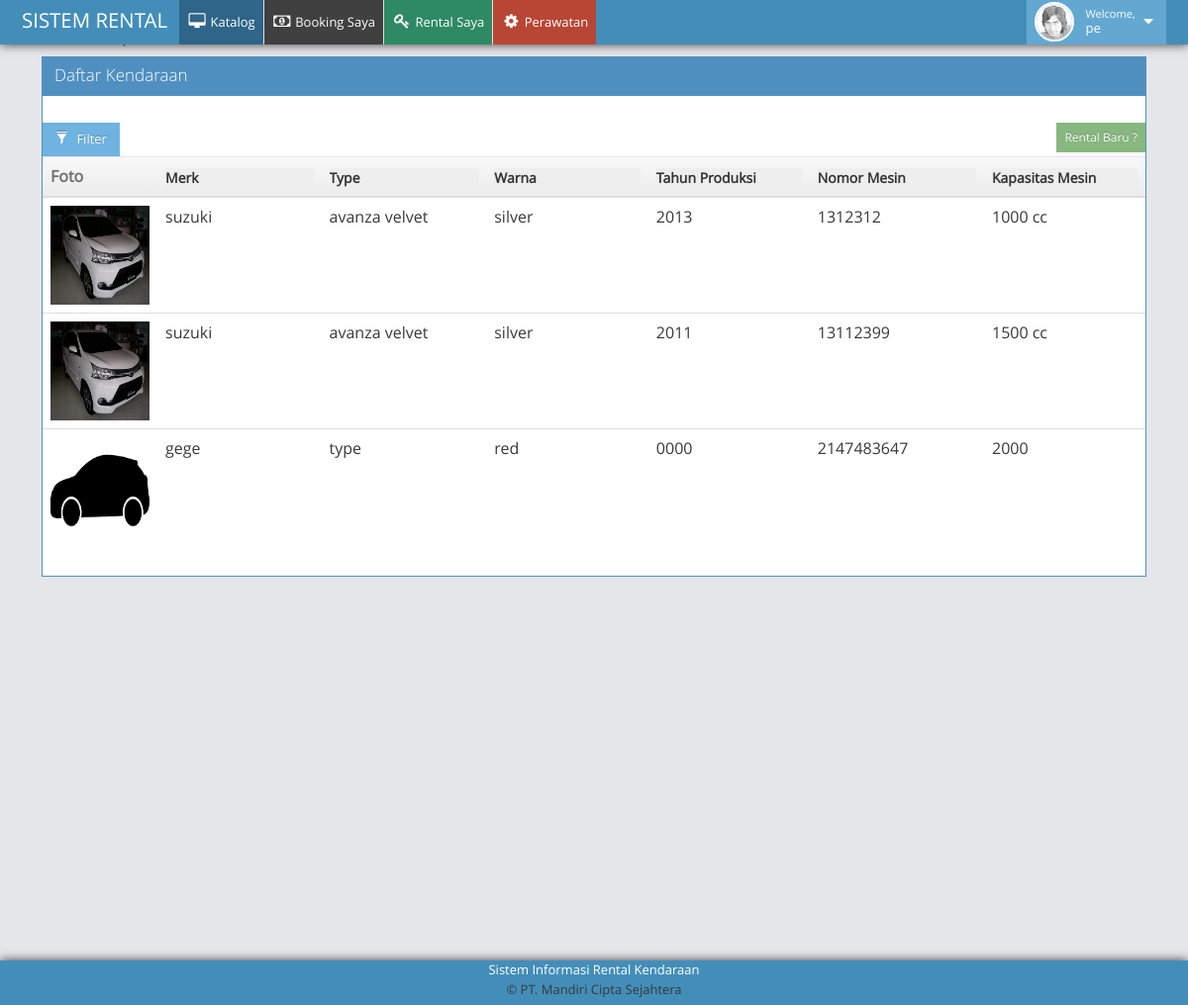
Page /?user=pelanggan_dashboard&all (signed in) on the committed database.
### tables this page shows
CREATE TABLE `pengguna` (
  `username` varchar(100) NOT NULL,
  `password` varchar(100) DEFAULT NULL,
  `hak_akses` enum('administrator','manager','pelanggan') DEFAULT NULL,
  `foto` varchar(255) DEFAULT NULL,
  `created_at` timestamp NOT NULL DEFAULT CURRENT_TIMESTAMP,
  `updated_at` timestamp NOT NULL DEFAULT CURRENT_TIMESTAMP ON UPDATE CURRENT_TIMESTAMP
);

CREATE TABLE `kendaraan` (
  `id_kendaraan` int(12) NOT NULL,
  `foto` text NOT NULL,
  `no_polisi` varchar(10) DEFAULT NULL,
  `merk` varchar(20) DEFAULT NULL,
  `type` varchar(30) DEFAULT NULL,
  `warna` varchar(15) DEFAULT NULL,
  `tahun_produksi` year(4) DEFAULT NULL,
  `no_mesin` int(17) DEFAULT NULL,
  `kapasitas_mesin` varchar(10) DEFAULT NULL,
  `biaya_sewa_kendaraan` int(11) NOT NULL,
  `status_kendaraan` enum('tersedia','rental') DEFAULT 'tersedia',
  `created_at` timestamp NOT NULL DEFAULT CURRENT_TIMESTAMP,
  `updated_at` timestamp NOT NULL DEFAULT CURRENT_TIMESTAMP ON UPDATE CURRENT_TIMESTAMP
);

### config/conn.php (called while the page is built, shortened)
<?php
$Pengguna = 'select * from pengguna ';
$Kendaraan = 'select * from kendaraan ';
?>

### config/user.php (called while the page is built)
<?php
  include 'conn.php';
  $user = $_SESSION['SES_rentalkendaraan'];
  $sql = $Pengguna."where username = '$user' " ;
  $query = mysqli_query($conn,$sql);
  $r = mysqli_fetch_array($query);
  $hak_akses = $r['hak_akses'];
  $username = $r['username'];
 ?>

### pages/pelanggan/pelanggan_dashboard.php (the view, shortened to what this page needs)
<div class="container">
	<div class="col-sm-12">
					<div class="widget-box widget-color-blue2	">
						<div class="widget-header">
							<h4 class="widget-title lighter smaller">Daftar Kendaraan</h4>
						</div>
						<?php
						$sql = $Kendaraan." where status_kendaraan = 'tersedia'";
						$execute = mysqli_query($conn,$sql);
						 ?>
						<div class="widget-body">
							<div class="widget-main">
								<div class="row">
										<div class="filterable">
												<button class="btn btn-info btn-sm btn-filter"><span class="glyphicon glyphicon-filter"></span> Filter</button>
												<div class="pull-right">
													<a href="?user=newrental" type="button" class="btn btn-success btn-xs">
														Rental Baru ?
													</a>
												</div>
													<table class="table">
														<thead>
															<tr class="filters">
																<th>Foto</th>
																<th><input type="text" class="form-control" placeholder="Merk" disabled></th>
																<th><input type="text" class="form-control" placeholder="Type" disabled></th>
																<th><input type="text" class="form-control" placeholder="Warna" disabled></th>
																<th><input type="text" class="form-control" placeholder="Tahun Produksi" disabled></th>
																<th><input type="text" class="form-control" placeholder="Nomor Mesin" disabled></th>
																<th><input type="text" class="form-control" placeholder="Kapasitas Mesin" disabled></th>
															</tr>
														</thead>
														<tbody>
															<?php foreach ($execute as $r): ?>
																<tr>
																	<?php if ($r['foto']): ?>
																		<td><img style="height:100px ; width:100px"src="assets/images/kendaraan/<?= $r['foto']?>" alt="<?= $r['foto']?>"></td>
																	<?php else: ?>
																		<td><img style="height:100px ; width:100px"src="assets/images/kendaraan/default.png" alt="default.png"></td>
																	<?php endif; ?>
																	<td><?= $r['merk']?></td>
																	<td><?= $r['type']?></td>
																	<td><?= $r['warna']?></td>
																	<td><?= $r['tahun_produksi']?></td>
																	<td><?= $r['no_mesin']?></td>
																	<td><?= $r['kapasitas_mesin']?></td>
																</tr>
															<?php endforeach; ?>
														</tbody>
													</table>
										</div>
								</div>
							</div>
						</div>
				</div>
			</div>
</div>

### index.php (shortened to what this page needs)
<html lang="en">
<head>
    <?php include 'config/conn.php'; ?>
    <link rel="stylesheet" href="assets/css/bootstrap.min.css" />
    <link rel="stylesheet" href="assets/font-awesome/4.5.0/css/font-awesome.min.css" />
    <link rel="stylesheet" href="assets/css/jack-listview.css" />
    <link rel="stylesheet" href="assets/css/jack-panelfilter.css" />
    <link rel="stylesheet" href="assets/css/ace.min.css" class="ace-main-stylesheet" id="main-ace-style" />
    <link rel="stylesheet" href="assets/css/ace-skins.min.css" />
    <link rel="stylesheet" href="assets/css/ace-rtl.min.css" />
    <link rel="stylesheet" href="assets/css/bootstrap.min.css" />
    <link rel="stylesheet" href="assets/font-awesome/4.5.0/css/font-awesome.min.css" />
    <link rel="stylesheet" href="assets/css/ace.min.css" class="ace-main-stylesheet" id="main-ace-style" />
    <link rel="stylesheet" href="assets/css/ace-skins.min.css" />
    <link rel="stylesheet" href="assets/css/ace-rtl.min.css" />
</head>
<body class="no-skin">
    <?php
        require_once 'pages/navbar.php';
        ?>
        <div class="main-content">
            <?php require_once 'routing/master.php';?>
        </div>
        <?php  require_once 'pages/footbar.php';?>
</body>
</html>

### pages/navbar.php (shortened to what this page needs)
<?php if (isset($_SESSION['SES_rentalkendaraan'])): ?>
<div id="navbar" class="navbar navbar-fixed-top ace-save-state box-shadow">
    <div class="navbar-container ace-save-state" id="navbar-container">
        <div class="navbar-header pull-left">
            <a href="index.html" class="navbar-brand">
                <small>
                  SISTEM RENTAL
               </small>
            </a>
        </div>
        <div class="collapse navbar-collapse" id="myNavbar">
          <?php include 'config/user.php'; ?>
          <ul class="nav ace-nav pull-right">
              <li class="light-blue dropdown-modal">
                  <a data-toggle="dropdown" href="#" class="dropdown-toggle">
                      <img class="nav-user-photo" src="assets/images/avatars/user.jpg" alt="Jason's Photo" />
                      <span class="user-info">
                         <small>Welcome,</small>
                         <?php echo $username ?>
                      </span>
                      <i class="ace-icon fa fa-caret-down"></i>
                  </a>
              </li>
          </ul>
            <?php if ($hak_akses == 'administrator') : ?>
              <ul class="nav ace-nav">
                  <li class="active"><a href="?user=admin_dashboard">Home</a></li>
                  <li class="green">
                      <a href="?user=pengguna" aria-expanded="true">
                          <i class="ace-icon fa fa-user"></i> Pengguna
                      </a>
                  </li>
              </ul>
            <?php elseif($hak_akses == 'pelanggan') : ?>
              <ul class="nav ace-nav">
                  <li class="active"><a href="?user=pelanggan_dashboard&all"><i class="ace-icon fa fa-desktop"></i> Katalog</a></li>
                  <li class="dark">
                      <a href="?user=rental_saya&booking" aria-expanded="true">
                          <i class="ace-icon fa fa-money"></i> Booking Saya
                      </a>
                  </li>
                  <li class="green">
                      <a href="?user=rental_saya&rental" aria-expanded="true">
                          <i class="ace-icon fa fa-key"></i> Rental Saya
                      </a>
                  </li>
                  <li class="red">
                      <a href="?user=perawatan_saya" aria-expanded="true">
                          <i class="ace-icon fa fa-cog"></i> Perawatan
                      </a>
                  </li>
              </ul>
            <?php endif; ?>
        </div>
    </div>
</div>
<h3>navbar fixtop</h3>
<?php endif; ?>

### routing/master.php (shortened to what this page needs)
<?php
if (isset($_SESSION['SES_rentalkendaraan'])) {
  include 'config/user.php';
  if ($hak_akses == 'administrator') {
    require_once 'administrator_routing.php';
  }
  else if ($hak_akses == 'manager') {
    require_once 'manager_routing.php';
  }
  else {
    require_once 'pelanggan_routing.php';
  }
}
?>

### routing/pelanggan_routing.php (shortened to what this page needs)
<?php
if ($_GET) {
	switch ($_GET['user']) {
		case 'pelanggan_dashboard':
			include $pelanggan_dir.'pelanggan_dashboard.php';
		break;
	}
}
 ?>

### pages/footbar.php
<div id="navbar" class="navbar navbar-fixed-bottom ace-save-state box-shadow">
	 <div class="center">
		<span class="white">Sistem Informasi Rental Kendaraan</span>
		<br>
		&copy; PT. Mandiri Cipta Sejahtera
	 </div>
</div>

### assets/css/jack-listview.css (style rules this page uses)
.glyphicon { margin-right:5px; }

### assets/css/jack-panelfilter.css (style rules this page uses)
.filterable { margin-top: 15px; }
.filterable .filters input[disabled] { background-color: transparent; border: none; cursor: auto; box-shadow: none; padding: 0; height: auto; }

### index.php (style rules this page uses)
.box-shadow { box-shadow: 0px 0px 10px; }

### rows in the picture
pengguna: username "pe"
kendaraan: foto (picture), merk "suzuki", type "avanza velvet", warna "silver", tahun_produksi "2013", no_mesin "1312312", kapasitas_mesin "1000 cc"
kendaraan: foto (picture), merk "suzuki", type "avanza velvet", warna "silver", tahun_produksi "2011", no_mesin "13112399", kapasitas_mesin "1500 cc"
kendaraan: merk "gege", type "type", warna "red", tahun_produksi "0000", no_mesin "2147483647", kapasitas_mesin "2000"
